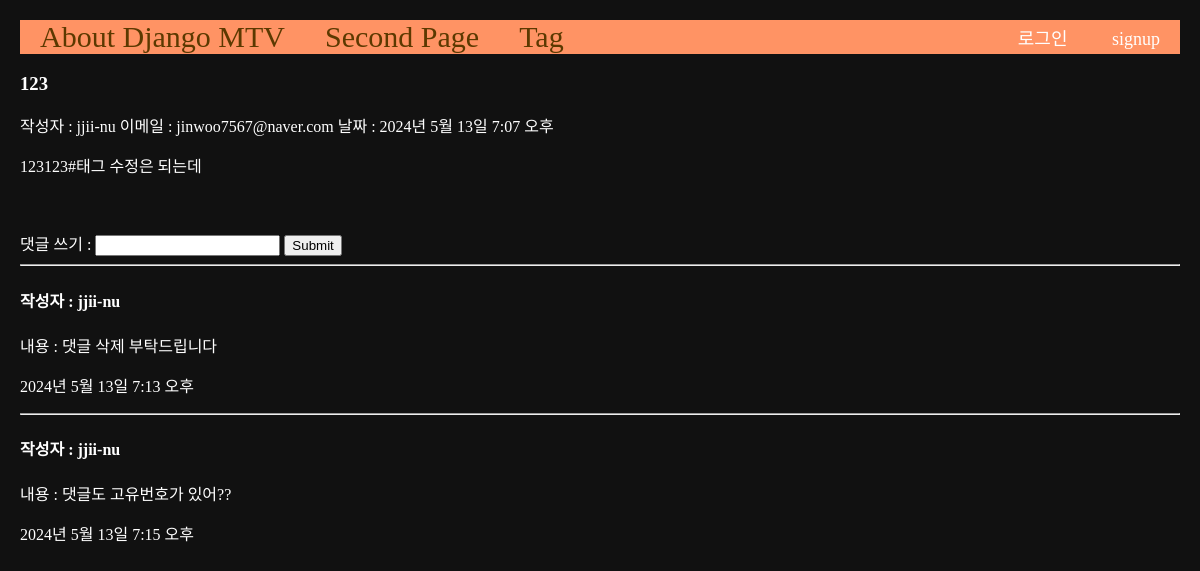
/4, run on the app's committed database.
### main/models.py (models this page shows, shortened)
class Post(models.Model):
    title = models.CharField(max_length=50)
    writer = models.ForeignKey(User, null=False, blank=False, on_delete=models.CASCADE)
    email = models.EmailField()
    body = models.TextField()
    pub_date = models.DateTimeField()
    image = models.ImageField(upload_to="post/", blank=True, null=True)
    tags = models.ManyToManyField(Tag, related_name='posts', blank=True)

class Comment(models.Model):
    content = models.TextField()
    pub_date = models.DateTimeField()
    writer = models.ForeignKey(User, null=False, blank=False, on_delete=models.CASCADE)
    post = models.ForeignKey(Post, null=False, blank=False, on_delete=models.CASCADE)

### main/views.py (the view, shortened to what this page needs)
# urls.py: path('<int:id>', detail, name="detail"),
def detail(request, id):
    post = get_object_or_404(Post, pk = id)
    if request.method == 'GET':
        comments = Comment.objects.filter(post=post)
        return render(request, 'main/detail.html', {'post':post, 'comments': comments})

### main/templates/main/detail.html (shortened to what this page needs)
{% extends 'base.html' %}
{% load static %}
{% block content %}
<h3>{{post.title}}</h3>
작성자 : {{post.writer}}
이메일 : {{post.email}}
날짜 : {{post.pub_date}}
<p>{{post.body}}</p>
<br>
<div class="comment_container">
    <div class="comment_form">
        <form action="{% url 'main:detail' post.id %}" method="POST">
            댓글 쓰기 : <input type="text" name="content">
            <input type="submit" name="submit">
        </form>
    </div>
    <div class="comment_list">
        {% for comment in comments %}
        <hr>
        <h4>작성자 : {{comment.writer}}</h4>
        <p>내용 : {{comment.content}}</p>
        <p>{{comment.pub_date}}</p>
        {% endfor %}
    </div>
</div>
{% endblock %}

### project/templates/base.html (style rules this page uses)
.body-container { background-color: #111; color: #fff; margin: 20px; }

### data on the page
Post: title "123", writer "jjii-nu", email "jinwoo7567@naver.com", pub_date "2024년 5월 13일 7:07 오후", body "123123#태그 수정은 되는데"
Comment: writer "jjii-nu", content "댓글 삭제 부탁드립니다", pub_date "2024년 5월 13일 7:13 오후"
Comment: writer "jjii-nu", content "댓글도 고유번호가 있어??", pub_date "2024년 5월 13일 7:15 오후"
